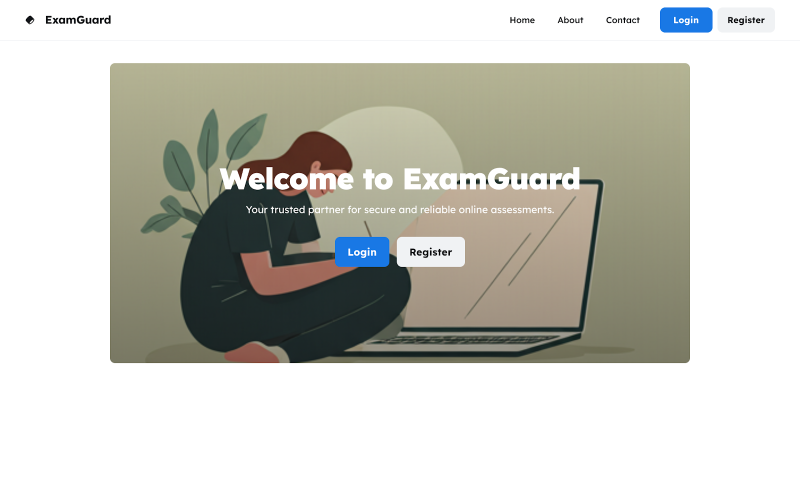
#> input picture Home page.png, 1600 x 1000 px (shown at 1/2 size)
$ python -i image_utils.py   (imports and definitions only)
#> lines starting #> are read from the running program, lines starting #| are printed output that depends on the picture
#> further down, picture is the input picture: shape (1000, 1600, 3); mean B, G, R 195.9, 203.6, 203.8
import cv2
import numpy as np

# [57 lines left out: functions resize_frame, draw_text, not called in this run]

def normalize_frame(frame):
    """
    Normalize frame for better processing
    """
    # Convert to grayscale
    gray = cv2.cvtColor(frame, cv2.COLOR_BGR2GRAY)
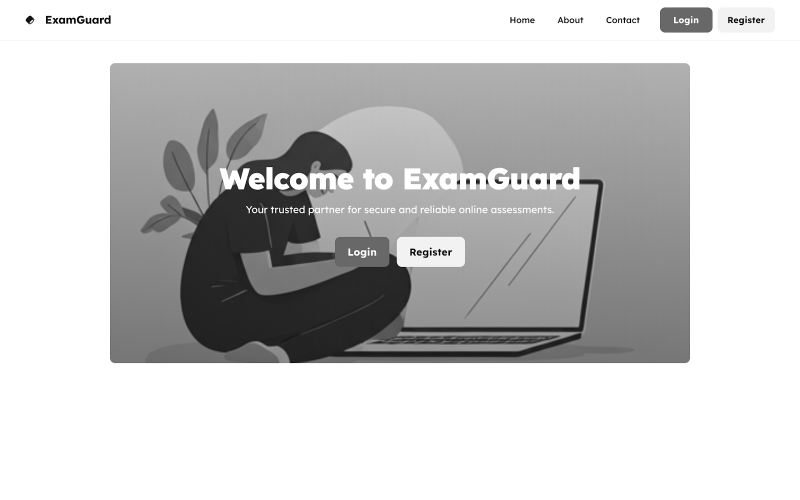
#> gray: shape (1000, 1600) (shown at 1/2 size); min 0, max 255, mean 202.8

    # Apply histogram equalization
    gray = cv2.equalizeHist(gray)
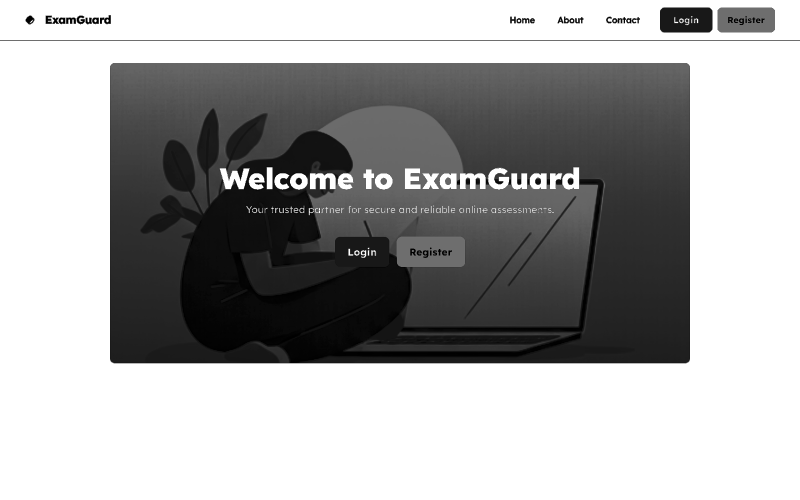
#> gray: shape (1000, 1600) (shown at 1/2 size); min 0, max 255, mean 168.2

    # Apply Gaussian blur to reduce noise
    blurred = cv2.GaussianBlur(gray, (5, 5), 0)

    return blurred

>>> import cv2
>>> picture = cv2.imread('../../Home page.png')
>>> result = normalize_frame(picture)

$ run again, on admin.png
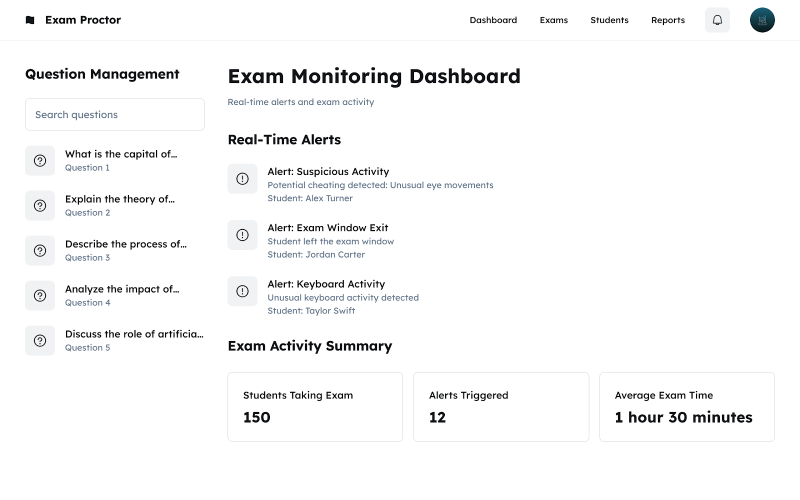
#> input picture admin.png, 1600 x 1000 px (shown at 1/2 size)
#> picture is the input picture: shape (1000, 1600, 3); mean B, G, R 248.7, 248.5, 248.2
#> in normalize_frame, `gray = cv2.equalizeHist(gray)`:
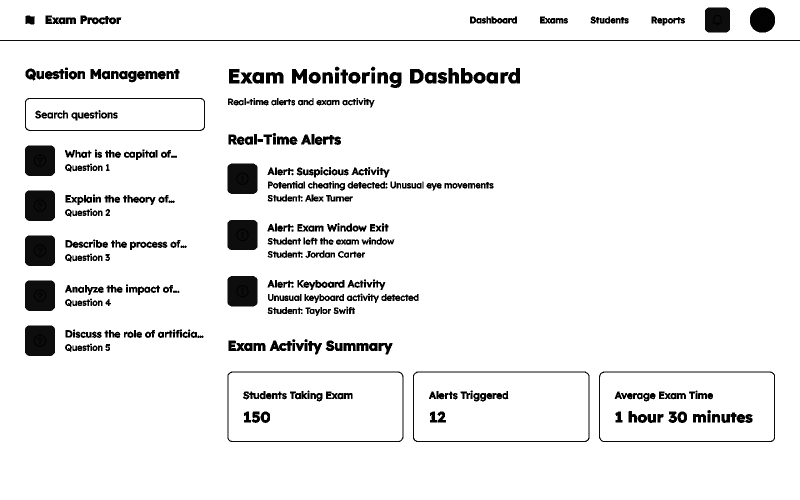
#> gray: shape (1000, 1600) (shown at 1/2 size); min 0, max 255, mean 238.1
#> in normalize_frame, `blurred = cv2.GaussianBlur(gray, (5, 5), 0)`:
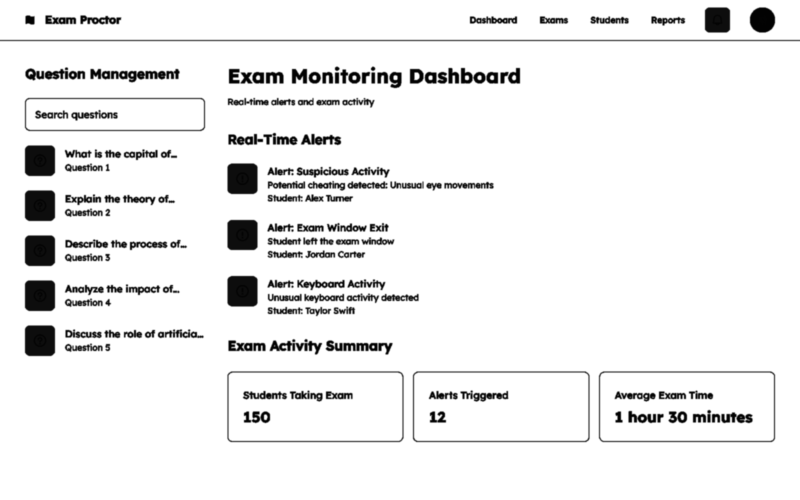
#> blurred: shape (1000, 1600) (shown at 1/2 size); min 0, max 255, mean 238.1
